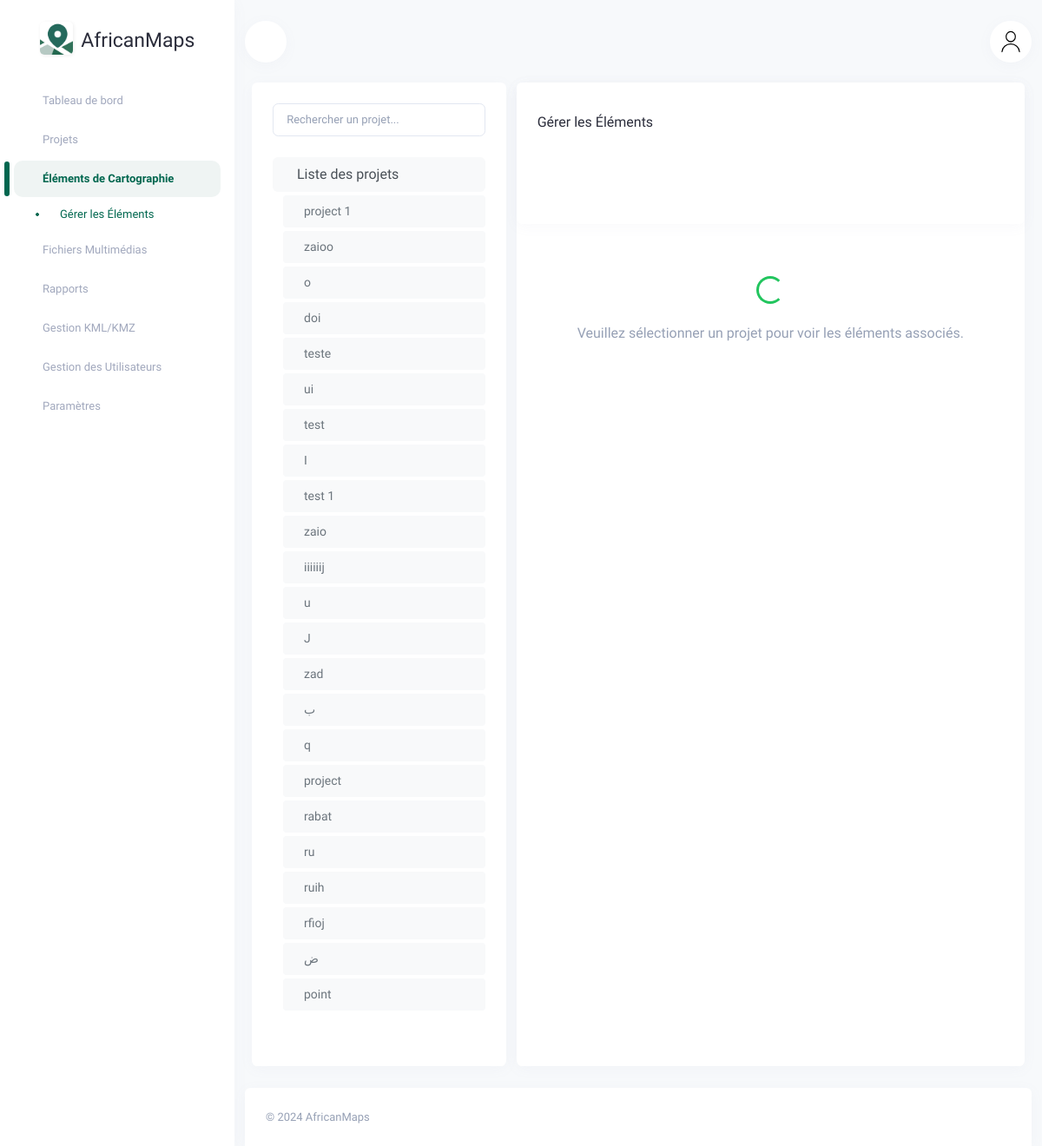
Page /manage-items/ on the earlier database version.
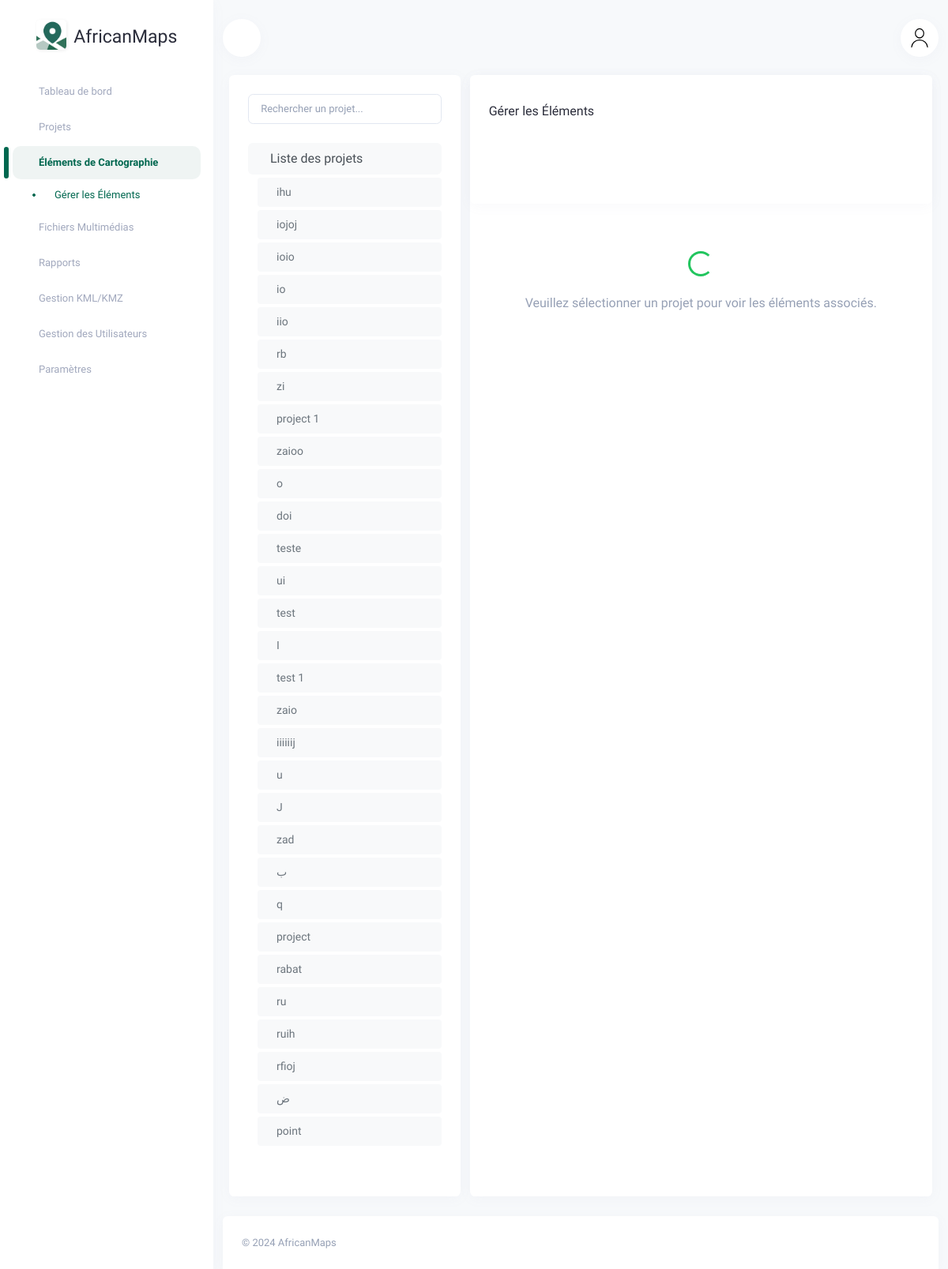
Same page on the later database version.
### dashboard_app/models.py (models this page shows, shortened)
class Location(models.Model):
    geojson = models.TextField()
    description = models.TextField()
    name = models.CharField(max_length=100)
    created_at = models.DateTimeField(auto_now_add=True)
    archived = models.BooleanField(default=False)

### dashboard_app/views.py (the view)
# urls.py: path('manage-items/', views.manage_items, name='manage-items'),
def manage_items(request):
    locations = Location.objects.all().order_by('-created_at')
    item_data = {}
    for location in locations:
        for item in location.items.all():
            item_data.setdefault(location.id, []).append({
                'id': item.id,
                'name': item.name,
                'description': item.description,
                'created_at': item.created_at.strftime('%Y-%m-%d'),
            })
    context = {
        'locations': locations,
        'item_data': item_data,
        'selected_item_id': request.GET.get('item_id')
    }
    return render(request, 'dashboard_app/web/manage_items.html', context)

### dashboard_app/context_processors.py (called while the page is built)
def user_context(request):
    user = request.user
    return {
        'username': user.username if user.is_authenticated else 'Invité',
        'role': 'Administrateur' if user.is_staff else 'Utilisateur',
    }

### dashboard_app/templates/dashboard_app/web/manage_items.html (shortened to what this page needs)
{% extends 'dashboard_app/web/base.html' %}
{% load static %}
{% block content %}
<div class="d-xl-flex" style="min-height: 80vh;">
    <div class="card filemanager-sidebar me-md-2 mb-50 w-50 d-flex flex-column">
        <div class="card-body">
            <div class="d-flex flex-column h-100">
                <div class="mb-4">
                    <div class="mb-3">
                        <input type="text" id="projectSearch" class="form-control" placeholder="Rechercher un projet..." onkeyup="filterProjects()">
                    </div>
                    <ul class="navbar-nav mb-auto w-100" id="projectList">
                        <li class="nav-item">
                            <div class="custom-accordion">
                                <a class="nav-link d-flex align-items-center justify-content-between" data-bs-toggle="collapse" href="#projects-collapse" role="button" aria-expanded="true" aria-controls="projects-collapse" style="font-size: 16px; color: #495057;">
                                    <div>
                                        <span>Liste des projets</span>
                                    </div>
                                </a>
                                <div class="collapse show" id="projects-collapse">
                                    <div class="card border-0 shadow-none ps-2 mb-0">
                                        <ul class="navbar-nav mb-auto w-100 mb-0">
                                            {% for location in locations %}
                                                <li class="nav-item project-item">
                                                    <a class="nav-link project-link d-flex align-items-center"
                                                    data-location-id="{{ location.id }}"
                                                    role="button"
                                                    style="font-size: 14px; color: #6c757d; padding: 8px 12px; border-radius: 4px; transition: background-color 0.3s; overflow: hidden; text-overflow: ellipsis; white-space: nowrap;">
                                                    <span style="overflow: hidden; text-overflow: ellipsis; white-space: nowrap;">{{ location.name }}</span>
                                                 </a>                                                                                                 </li>
                                            {% endfor %}
                                        </ul>
                                    </div>
                                </div>
                            </div>
                        </li>
                    </ul>
                </div>
            </div>
        </div>
    </div>
    <div class="card w-100 d-flex flex-column" id="media-section">
        <div class="card mb-4">
            <div class="card-body">
                <div class="row mb-3 align-items-center">
                    <div class="col d-flex justify-content-between align-items-center">
                        <h5 class="mt-2 mb-0">Gérer les Éléments</h5>
                    </div>
                </div>
                <div class="d-flex justify-content-center mt-3" id="pagination-container">
                </div>
            </div>
        </div>
        <div class="card-body d-flex flex-column align-items-center">
            <div id="media-message" class="text-center">
                <div id="loading-spinner" class="spinner-border text-primary ms-auto" role="status" aria-hidden="true"></div>
                <br><br>
                <h5 class="text-muted">Veuillez sélectionner un projet pour voir les éléments associés.</h5>
            </div>
        </div>
    </div>
</div>
 <footer class="footer text-center text-sm-start d-print-none">
    <div class="container-xxl">
        <div class="row">
            <div class="col-12">
                <div class="card mb-0 rounded-bottom-0">
                    <div class="card-body">
                        <p class="text-muted mb-0">
                            © <script> document.write(new Date().getFullYear()) </script> AfricanMaps
                        </p>
                    </div>
                </div>
            </div>
        </div>
    </div>
</footer>
{% endblock content %}

### dashboard_app/templates/dashboard_app/web/base.html (shortened to what this page needs)
{% load static %}
<!DOCTYPE html>
<html lang="en" dir="ltr" data-startbar="dark" data-bs-theme="light">
<head>
    <link href="{% static 'web/assets/libs/simple-datatables/style.css' %}" rel="stylesheet" type="text/css" />
    <link href="{% static 'web/assets/libs/mobius1-selectr/selectr.min.css' %}" rel="stylesheet" type="text/css" />
    <link href="{% static 'web/assets/css/bootstrap.min.css' %}" rel="stylesheet" type="text/css" />
    <link href="{% static 'web/assets/css/icons.min.css' %}" rel="stylesheet" type="text/css" />
    <link href="{% static 'web/assets/css/app.min.css' %}" rel="stylesheet" type="text/css" />
    <link href="{% static 'web/assets/css/esri_main.css' %}" rel="stylesheet" type="text/css" />
</head>
<body>
    <div class="topbar d-print-none">
        <div class="container-xxl">
            <nav class="topbar-custom d-flex justify-content-between" id="topbar-custom">
                <ul class="topbar-item list-unstyled d-inline-flex align-items-center mb-0">
                    <li>
                        <button class="nav-link mobile-menu-btn nav-icon" id="togglemenu">
                        </button>
                    </li>
                </ul>
                <ul class="topbar-item list-unstyled d-inline-flex align-items-center mb-0">
                    <li class="dropdown topbar-item">
                        <a class="nav-link dropdown-toggle arrow-none nav-icon" data-bs-toggle="dropdown" href="#" role="button"
                            aria-haspopup="false" aria-expanded="false">
                            <img src="{% static 'web/assets/icons/icon_user.svg' %}" alt="" class="thumb-lg rounded-circle" style="width: 50px;height: 36px;">
                        </a>
                    </li>
                </ul>
            </nav>
        </div>
    </div>
    <div class="startbar d-print-none">
        <div class="brand">
            <a href="/dashboard/" class="logo" style="font-size:23px;color:rgb(43 45 59);">
                <span>
                    <img src="{% static 'web/assets/images/logo-sm.png' %}" alt="logo-small" class="logo-sm" style="border-radius: 5px;margin-top: -8px;box-shadow: 1px 1px 4px #eee;">
                </span>
                <span id="logo-text" class="logo-lg logo-light">
                    AfricanMaps
                </span>
            </a>
        </div>
        <div class="startbar-menu" >
            <div class="startbar-collapse" id="startbarCollapse" data-simplebar>
                <div class="d-flex align-items-start flex-column w-100">
                    <ul class="navbar-nav mb-auto w-100">
                        <li class="nav-item">
                            <a class="nav-link" href="/dashboard/">
                                <span>Tableau de bord</span>
                            </a>
                        </li>
                        <li class="nav-item">
                            <a class="nav-link" href="#sidebarLocations" data-bs-toggle="collapse" role="button" aria-expanded="false" aria-controls="sidebarLocations">
                                <span>Projets</span>
                            </a>
                        </li>
                        <li class="nav-item">
                            <a class="nav-link" href="#sidebarItems" data-bs-toggle="collapse" role="button" aria-expanded="false" aria-controls="sidebarItems">
                                <span>Éléments de Cartographie</span>
                            </a>
                            <div class="collapse" id="sidebarItems">
                                <ul class="nav flex-column">
                                    <li class="nav-item">
                                        <a href="/manage-items/" class="nav-link">Gérer les Éléments</a>
                                    </li>
                                </ul>
                            </div>
                        </li>
                        <li class="nav-item">
                            <a class="nav-link" href="#sidebarMediaFiles" data-bs-toggle="collapse" role="button" aria-expanded="false" aria-controls="sidebarMediaFiles">
                                <span>Fichiers Multimédias</span>
                            </a>
                        </li>
                        <li class="nav-item">
                            <a class="nav-link" href="#sidebarReports" data-bs-toggle="collapse" role="button" aria-expanded="false" aria-controls="sidebarReports">
                                <span>Rapports</span>
                            </a>
                        </li>
                        <li class="nav-item">
                            <a class="nav-link" href="#sidebarKMLKMZ" data-bs-toggle="collapse" role="button" aria-expanded="false" aria-controls="sidebarKMLKMZ">
                                <span>Gestion KML/KMZ</span>
                            </a>
                        </li>
                        <li class="nav-item">
                            <a class="nav-link" href="#sidebarUserManagement" data-bs-toggle="collapse" role="button" aria-expanded="false" aria-controls="sidebarUserManagement">
                                <span>Gestion des Utilisateurs</span>
                            </a>
                        </li>
                        <li class="nav-item">
                            <a class="nav-link" href="#sidebarSettings" data-bs-toggle="collapse" role="button" aria-expanded="false" aria-controls="sidebarSettings">
                                <span>Paramètres</span>
                            </a>
                        </li>
                    </ul>
                </div>
            </div>
        </div>
    </div>
    <div class="page-wrapper">
        <div class="page-content">
            <div class="container-xxl">
                {% block content %}{% endblock %}
            </div>
        </div>
    </div>
</body>
</html>

### dashboard_app/templates/dashboard_app/web/manage_items.html (style rules this page uses)
.custom-accordion .nav-link { background-color: #f8f9fa; border-radius: 6px; margin-bottom: 4px; padding: 8px 16px; font-weight: 500; }
.project-link { color: #495057; }
#pagination-container { max-width: 100%; overflow: visible; padding: 0 16px; }

Differences in the rows shown:
added Location: name "ihu"
added Location: name "iojoj"
added Location: name "ioio"
added Location: name "io"
added Location: name "iio"
added Location: name "rb"
added Location: name "zi"
